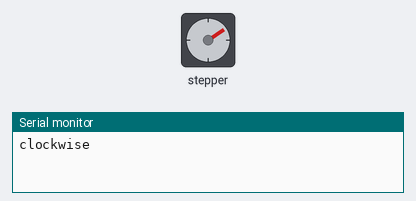
The sketch below on a simulated Arduino Mega 2560, built with avr-gcc and run on an emulated ATmega2560. Parts: stepper motor, the last lines printed to the serial monitor. Stepper angles assume 2048 steps per turn.

Above: at 3.04 s.
At 10.66 s:
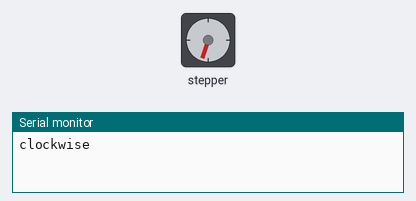
At 19.4 s:
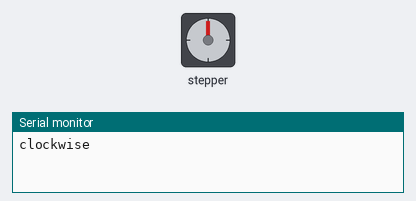
At 38.03 s:
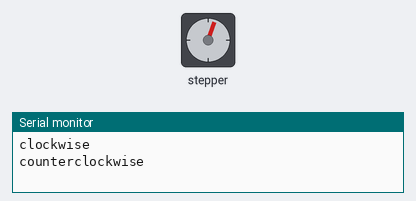
Timing chart, 0 to 40.0 s (numbered marks = the images above):
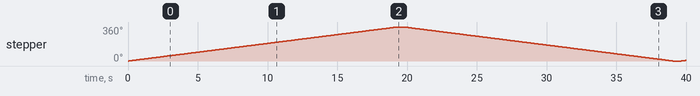

Measured:
- by itself, stepper: turns 360° clockwise in 19.3 s, then 360° counter-clockwise in 19.3 s, then 7° clockwise in 0.32 s

The sketch:

stepper_oneRevolution1.ino
```cpp
  /*
   Stepper Motor Control - one revolution
   This program drives a unipolar or bipolar stepper motor.
   The motor is attached to digital pins 8 - 11 of the Arduino.
   The motor should revolve one revolution in one direction, then
   one revolution in the other direction.
   Created 11 Mar. 2007
   Modified 30 Nov. 2009
   by Tom Igoe
   */
  #include <Stepper.h>
  const int stepsPerRevolution = 2048;  // changed to fit the number of steps per rev for 28-BYJ48.

  // initialize the stepper library on pins 8 through 11:
  Stepper myStepper(32, 8, 10, 9, 11); // 2048/64 = 32, creating an instance of the Stepper class called “steppermotor”
  void setup() {
    // set the speed at 60 rpm:
    myStepper.setSpeed(200);//adjust speed for your preference
    // initialize the serial port:
    Serial.begin(9600);
  }

  void loop() {
    // step one revolution  in one direction:
    Serial.println("clockwise");
    myStepper.step(stepsPerRevolution);
    delay(500);

    // step one revolution in the other direction:
    Serial.println("counterclockwise");
    myStepper.step(-stepsPerRevolution);
    delay(500);
  }
```
